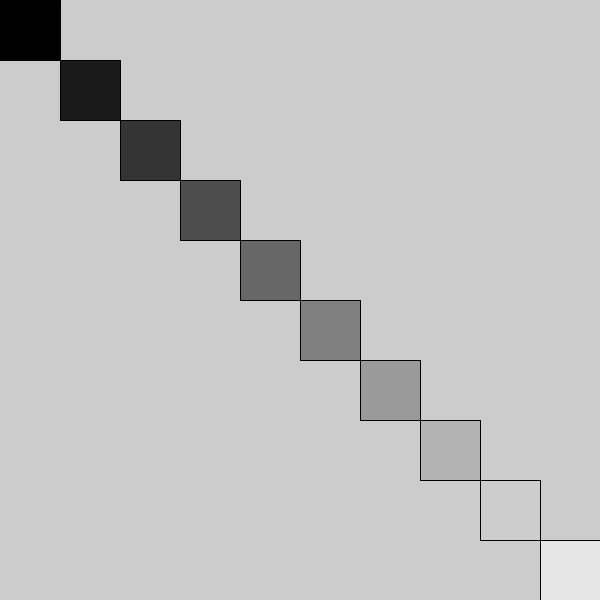
Frame 1 (no input)
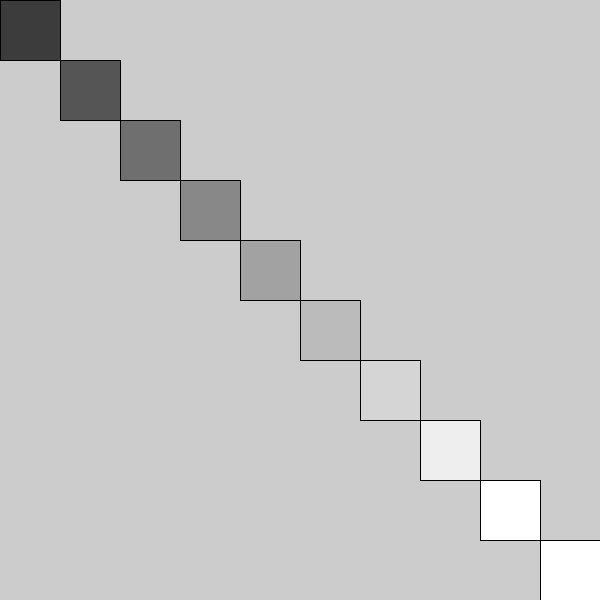
Frame 60 (the mouse pressed at the canvas centre just before this capture)
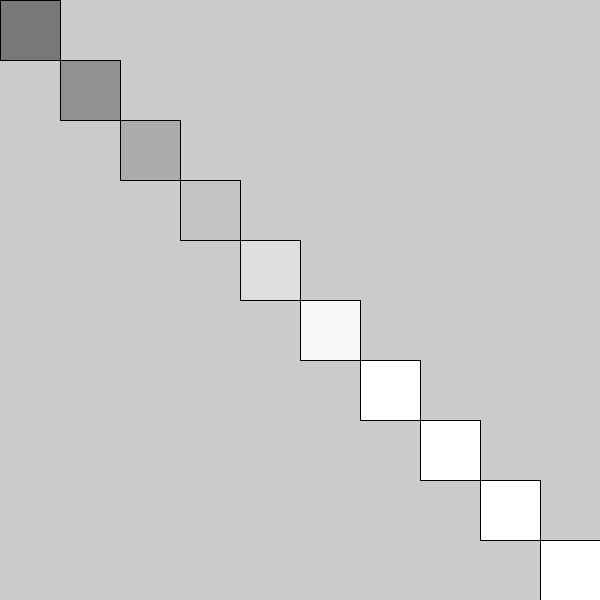
Frame 120 (the mouse held since frame 60 and released just before this capture)

The Processing sketch that drew these frames (run headless with seeded random() and noise(); from frame 60 on, the mouse is pressed at the canvas centre):

// Processing sketch: sketch_18
// ── sketch_18.pde
// this sketch uses a 2d array to store colors that 
// will be used to draw rectangles in a grid. 

// change the draw loop so that it draws evenly spaced 
// rectangles across the screen, and add a conditional 
// to make sure that once a color turns white, it returns 
// back to black as seen in the example gif.

int gridW = 10;
int gridH = 10;
float[][] greyColors = new float[gridW][gridH];

void setup() {
  size(600, 600);
  for (int i = 0; i < gridW; i++) {
    for (int j = 0; j < gridH; j++) {
      greyColors[i][j] = map(j * gridW + i, 0, gridW * gridH, 0, 255);
    }
  }
}

void draw() {
  
  for (int i = 0; i < gridW; i++) {
    for (int j = 0; j < gridH; j++) {
   
      greyColors[i][j]+=1;
      fill(greyColors[i][j]);
      translate(width/gridW, height/gridH);
      rect(-60, -60, width/gridW, height/gridH);
      
      if (i > gridW || j > gridH){
        i = 0;
        j = 0;
      }
    }
  }
}
